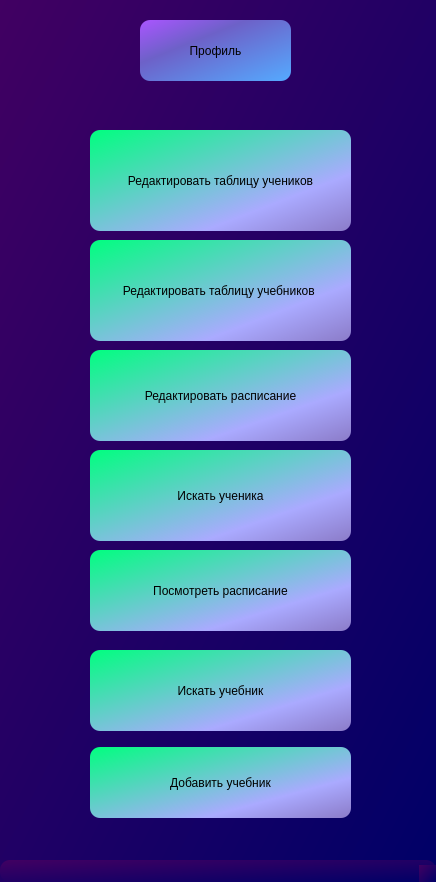
<?xml version="1.0" encoding="UTF-8"?>
<ui version="4.0">
 <class>MainWindow</class>
 <widget class="QMainWindow" name="MainWindow">
  <property name="geometry">
   <rect>
    <x>0</x>
    <y>0</y>
    <width>436</width>
    <height>882</height>
   </rect>
  </property>
  <property name="windowTitle">
   <string>MainWindow</string>
  </property>
  <property name="styleSheet">
   <string notr="true">background-color: qlineargradient(spread:pad, x1:0, y1:0, x2:1, y2:1, stop:0 rgba(65, 0, 98, 255), stop:1 rgba(0, 0, 103, 255));
border-radius: 10px;
</string>
  </property>
  <widget class="QWidget" name="centralwidget">
   <widget class="QPushButton" name="students">
    <property name="geometry">
     <rect>
      <x>90</x>
      <y>130</y>
      <width>261</width>
      <height>101</height>
     </rect>
    </property>
    <property name="styleSheet">
     <string notr="true">background-color: qlineargradient(spread:pad, x1:0, y1:0, x2:1, y2:1, stop:0 rgba(0, 255, 127, 255), stop:0.716418 rgba(170, 170, 255, 255), stop:1 rgba(139, 123, 200, 255));</string>
    </property>
    <property name="text">
     <string>Редактировать таблицу учеников</string>
    </property>
   </widget>
   <widget class="QPushButton" name="books">
    <property name="geometry">
     <rect>
      <x>90</x>
      <y>240</y>
      <width>261</width>
      <height>101</height>
     </rect>
    </property>
    <property name="styleSheet">
     <string notr="true">background-color: qlineargradient(spread:pad, x1:0, y1:0, x2:1, y2:1, stop:0 rgba(0, 255, 127, 255), stop:0.716418 rgba(170, 170, 255, 255), stop:1 rgba(139, 123, 200, 255));</string>
    </property>
    <property name="text">
     <string>Редактировать таблицу учебников </string>
    </property>
   </widget>
   <widget class="QPushButton" name="lessons">
    <property name="geometry">
     <rect>
      <x>90</x>
      <y>350</y>
      <width>261</width>
      <height>91</height>
     </rect>
    </property>
    <property name="styleSheet">
     <string notr="true">background-color: qlineargradient(spread:pad, x1:0, y1:0, x2:1, y2:1, stop:0 rgba(0, 255, 127, 255), stop:0.716418 rgba(170, 170, 255, 255), stop:1 rgba(139, 123, 200, 255));</string>
    </property>
    <property name="text">
     <string>Редактировать расписание</string>
    </property>
   </widget>
   <widget class="QPushButton" name="search_student">
    <property name="geometry">
     <rect>
      <x>90</x>
      <y>450</y>
      <width>261</width>
      <height>91</height>
     </rect>
    </property>
    <property name="styleSheet">
     <string notr="true">background-color: qlineargradient(spread:pad, x1:0, y1:0, x2:1, y2:1, stop:0 rgba(0, 255, 127, 255), stop:0.716418 rgba(170, 170, 255, 255), stop:1 rgba(139, 123, 200, 255));</string>
    </property>
    <property name="text">
     <string>Искать ученика</string>
    </property>
   </widget>
   <widget class="QPushButton" name="view_lessons">
    <property name="geometry">
     <rect>
      <x>90</x>
      <y>550</y>
      <width>261</width>
      <height>81</height>
     </rect>
    </property>
    <property name="styleSheet">
     <string notr="true">background-color: qlineargradient(spread:pad, x1:0, y1:0, x2:1, y2:1, stop:0 rgba(0, 255, 127, 255), stop:0.716418 rgba(170, 170, 255, 255), stop:1 rgba(139, 123, 200, 255));</string>
    </property>
    <property name="text">
     <string>Посмотреть расписание</string>
    </property>
   </widget>
   <widget class="QPushButton" name="search_book">
    <property name="geometry">
     <rect>
      <x>90</x>
      <y>650</y>
      <width>261</width>
      <height>81</height>
     </rect>
    </property>
    <property name="styleSheet">
     <string notr="true">background-color: qlineargradient(spread:pad, x1:0, y1:0, x2:1, y2:1, stop:0 rgba(0, 255, 127, 255), stop:0.716418 rgba(170, 170, 255, 255), stop:1 rgba(139, 123, 200, 255));</string>
    </property>
    <property name="text">
     <string>Искать учебник</string>
    </property>
   </widget>
   <widget class="QPushButton" name="add_book">
    <property name="geometry">
     <rect>
      <x>90</x>
      <y>747</y>
      <width>261</width>
      <height>71</height>
     </rect>
    </property>
    <property name="styleSheet">
     <string notr="true">background-color: qlineargradient(spread:pad, x1:0, y1:0, x2:1, y2:1, stop:0 rgba(0, 255, 127, 255), stop:0.716418 rgba(170, 170, 255, 255), stop:1 rgba(139, 123, 200, 255));</string>
    </property>
    <property name="text">
     <string>Добавить учебник</string>
    </property>
   </widget>
   <widget class="QPushButton" name="profile">
    <property name="geometry">
     <rect>
      <x>140</x>
      <y>20</y>
      <width>151</width>
      <height>61</height>
     </rect>
    </property>
    <property name="toolTip">
     <string>&lt;html&gt;&lt;head/&gt;&lt;body&gt;&lt;p align=&quot;center&quot;&gt;&lt;span style=&quot; font-size:14pt;&quot;&gt;Профиль&lt;/span&gt;&lt;/p&gt;&lt;/body&gt;&lt;/html&gt;</string>
    </property>
    <property name="styleSheet">
     <string notr="true">background-color: qlineargradient(spread:pad, x1:0, y1:0, x2:1, y2:1, stop:0 rgba(170, 85, 255, 255), stop:0.353234 rgba(109, 97, 200, 255), stop:1 rgba(85, 170, 255, 255));</string>
    </property>
    <property name="text">
     <string>Профиль</string>
    </property>
   </widget>
  </widget>
  <widget class="QMenuBar" name="menubar">
   <property name="geometry">
    <rect>
     <x>0</x>
     <y>0</y>
     <width>436</width>
     <height>26</height>
    </rect>
   </property>
  </widget>
  <widget class="QStatusBar" name="statusbar"/>
 </widget>
 <resources/>
 <connections/>
</ui>
